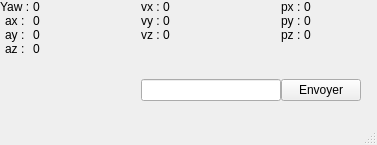
<?xml version="1.0" encoding="UTF-8"?>
<ui version="4.0">
 <class>MainWindow</class>
 <widget class="QMainWindow" name="MainWindow">
  <property name="geometry">
   <rect>
    <x>0</x>
    <y>0</y>
    <width>377</width>
    <height>145</height>
   </rect>
  </property>
  <property name="windowTitle">
   <string>Commander le robot à distance</string>
  </property>
  <widget class="QWidget" name="centralwidget">
   <widget class="QWidget" name="gridLayoutWidget">
    <property name="geometry">
     <rect>
      <x>0</x>
      <y>0</y>
      <width>361</width>
      <height>101</height>
     </rect>
    </property>
    <layout class="QGridLayout" name="gridLayout">
     <property name="spacing">
      <number>0</number>
     </property>
     <item row="0" column="0" colspan="2">
      <layout class="QFormLayout" name="formLayout">
       <property name="labelAlignment">
        <set>Qt::AlignCenter</set>
       </property>
       <item row="0" column="0">
        <widget class="QLabel" name="label_2">
         <property name="text">
          <string>Yaw : </string>
         </property>
        </widget>
       </item>
       <item row="0" column="1">
        <widget class="QLabel" name="labelYaw">
         <property name="text">
          <string>0</string>
         </property>
        </widget>
       </item>
       <item row="1" column="0">
        <widget class="QLabel" name="label_4">
         <property name="text">
          <string>ax : </string>
         </property>
        </widget>
       </item>
       <item row="1" column="1">
        <widget class="QLabel" name="labelAx">
         <property name="text">
          <string>0</string>
         </property>
        </widget>
       </item>
       <item row="2" column="0">
        <widget class="QLabel" name="label_6">
         <property name="text">
          <string>ay : </string>
         </property>
        </widget>
       </item>
       <item row="2" column="1">
        <widget class="QLabel" name="labelAy">
         <property name="text">
          <string>0</string>
         </property>
        </widget>
       </item>
       <item row="3" column="0">
        <widget class="QLabel" name="label_8">
         <property name="text">
          <string>az : </string>
         </property>
        </widget>
       </item>
       <item row="3" column="1">
        <widget class="QLabel" name="labelAz">
         <property name="text">
          <string>0</string>
         </property>
        </widget>
       </item>
      </layout>
     </item>
     <item row="0" column="2">
      <layout class="QFormLayout" name="formLayout_4">
       <property name="labelAlignment">
        <set>Qt::AlignCenter</set>
       </property>
       <item row="1" column="0">
        <widget class="QLabel" name="label_10">
         <property name="text">
          <string>vx : </string>
         </property>
        </widget>
       </item>
       <item row="1" column="1">
        <widget class="QLabel" name="labelVx">
         <property name="text">
          <string>0</string>
         </property>
        </widget>
       </item>
       <item row="2" column="0">
        <widget class="QLabel" name="label_14">
         <property name="text">
          <string>vy : </string>
         </property>
        </widget>
       </item>
       <item row="2" column="1">
        <widget class="QLabel" name="labelVy">
         <property name="text">
          <string>0</string>
         </property>
        </widget>
       </item>
       <item row="3" column="0">
        <widget class="QLabel" name="label_18">
         <property name="text">
          <string>vz : </string>
         </property>
        </widget>
       </item>
       <item row="3" column="1">
        <widget class="QLabel" name="labelVz">
         <property name="text">
          <string>0</string>
         </property>
        </widget>
       </item>
      </layout>
     </item>
     <item row="0" column="3">
      <layout class="QFormLayout" name="formLayout_2">
       <property name="labelAlignment">
        <set>Qt::AlignCenter</set>
       </property>
       <item row="1" column="0">
        <widget class="QLabel" name="label_20">
         <property name="text">
          <string>px : </string>
         </property>
        </widget>
       </item>
       <item row="1" column="1">
        <widget class="QLabel" name="labelPx">
         <property name="text">
          <string>0</string>
         </property>
        </widget>
       </item>
       <item row="2" column="0">
        <widget class="QLabel" name="label_16">
         <property name="text">
          <string>py : </string>
         </property>
        </widget>
       </item>
       <item row="2" column="1">
        <widget class="QLabel" name="labelPy">
         <property name="text">
          <string>0</string>
         </property>
        </widget>
       </item>
       <item row="3" column="0">
        <widget class="QLabel" name="label_12">
         <property name="text">
          <string>pz : </string>
         </property>
        </widget>
       </item>
       <item row="3" column="1">
        <widget class="QLabel" name="labelPz">
         <property name="text">
          <string>0</string>
         </property>
        </widget>
       </item>
      </layout>
     </item>
     <item row="3" column="2">
      <widget class="QLineEdit" name="lineEdit">
       <property name="minimumSize">
        <size>
         <width>0</width>
         <height>0</height>
        </size>
       </property>
       <property name="maximumSize">
        <size>
         <width>16777215</width>
         <height>16777215</height>
        </size>
       </property>
      </widget>
     </item>
     <item row="3" column="1">
      <spacer name="horizontalSpacer">
       <property name="orientation">
        <enum>Qt::Horizontal</enum>
       </property>
       <property name="sizeHint" stdset="0">
        <size>
         <width>40</width>
         <height>20</height>
        </size>
       </property>
      </spacer>
     </item>
     <item row="3" column="3">
      <widget class="QPushButton" name="pushButton">
       <property name="text">
        <string>Envoyer</string>
       </property>
      </widget>
     </item>
    </layout>
   </widget>
  </widget>
  <widget class="QMenuBar" name="menubar">
   <property name="geometry">
    <rect>
     <x>0</x>
     <y>0</y>
     <width>377</width>
     <height>20</height>
    </rect>
   </property>
  </widget>
  <widget class="QStatusBar" name="statusbar"/>
 </widget>
 <resources/>
 <connections/>
</ui>
